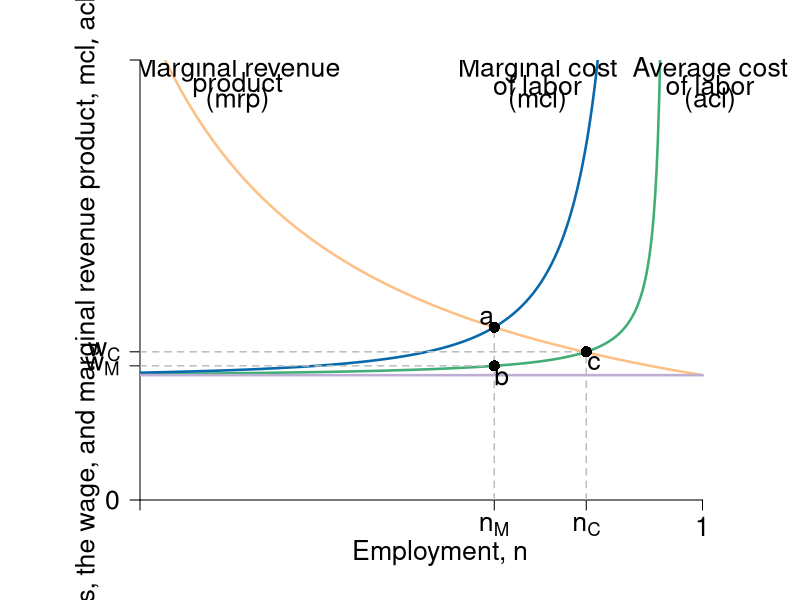
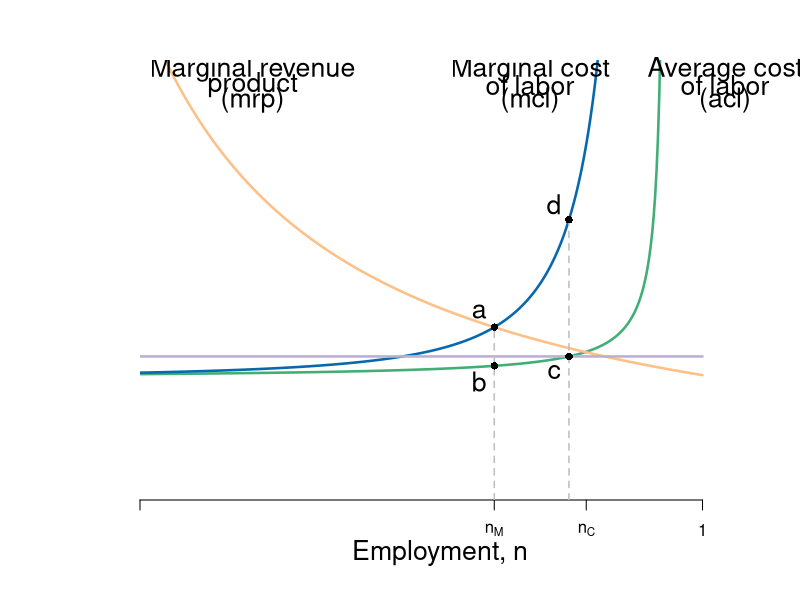
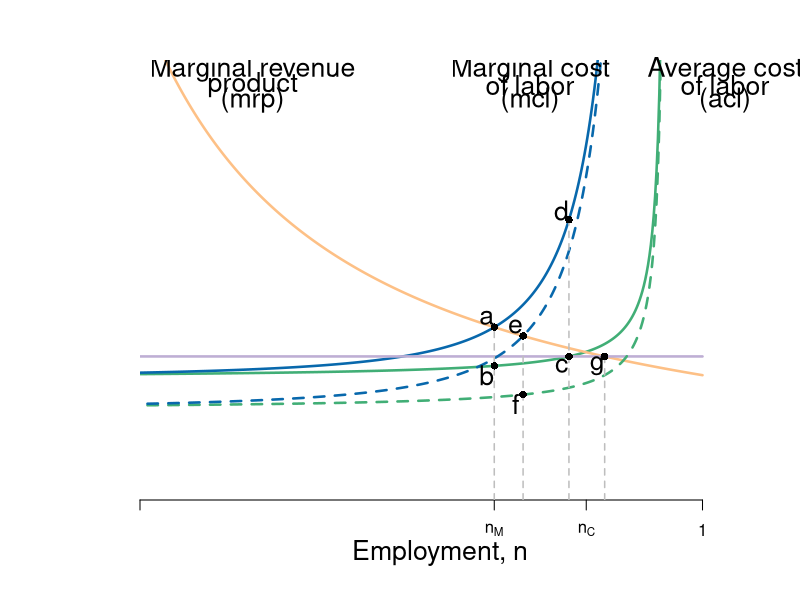

The R script that drew these images, in order:
require(shape, rootSolve)

#define functions
Delta <- function(n,v=0.05){
  1-v*n / (1-n)
}

ACL <- function(n, a = 1, tau = 0.5, v = 0.05, b = 2, s = 0) {
  a / ( tau * Delta(n,v) ) + b - s
}


MCL <- function(n,a=1,tau = 0.5 , v = 0.05, b = 2, s= 0) {
  d_Delta <- function(n,v= 0.05){
    -v/(1-n)^2
  }
  d_ACL <- function(n,a=1,tau = 0.5 , v = 0.05, b = 2, s= 0){
    - a*d_Delta(n,v) / (tau * Delta(n,v)^2)
  }
  ACL(n,a,tau,v,b,s) + n * d_ACL(n, a,tau, v, b, s)
}

MRP<-function(n){
  4/n
}
# solve the level of employment in different setting.
employment <- function(a=1,tau = 0.5 , v = 0.05, b = 2, s = 0, min = FALSE){
  ## return the employment level
  ## The four cases: 
  ## No EITC, no min wage:  employment()
  ## No EITC, min = 4.6: employment(min =  4.6)
  ## EITC, no min wage: employment(s=1)
  ## EITC, min = 4.6: employment(min = 4.6, s = 1)
  nmax <- 1/(1+v)-0.001
  if (min == FALSE){
    n <- uniroot(MRP_eq_MCL(n,a,tau,v,b,s),c(0.0001,nmax))$root
  } else{
    n1 <- uniroot(MRP_eq_min(n, min),c(0.0001,nmax))$root
    n2 <- uniroot(ACL_eq_min(n, a, tau, v, b, s, min),c(0.0001,nmax))$root
    n <- min(n1,n2)
  }
  return(n)
}

MRP_eq_MCL <- function(n,a=1,tau = 0.5 , v = 0.05, b = 2, s = 0){
  equation <- function(n){
    MRP(n) - MCL(n,a,tau,v, b, s)
  }
}
ACL_eq_min <- function(n, a = 1, tau = 0.5, v = 0.05, b = 2, s = 0, min = 4.6){
  equation<-function(n){
    ACL(n,a,tau,v,b,s)-min
  }
}
MRP_eq_min <- function(n,min=4.6){
  equation <- function(n){
    MRP(n) - min
  }
}
Min <- function(n, min = 4.6){
  min*n/n
}

#Set parameters for graphics
axislabelsize <- 1.6
graphlinewidth <- 2.5
segmentlinewidth <- 1.5

COL <- c("#7fc97f", "#beaed4", "#fdc086", "#ffff99", "#386cb0", "#f0027f", "#bf5b17", "#666666")
COLA <- c("#99d8c9","#66c2a4","#41ae76", "#238b45", "#005824")
COLB <- c("#4eb3d3", "#2b8cbe", "#0868ac","#084081")

ylims <- c(0, 14.1)
xlims <- c(0.25, 1.05)
npts <- 501
x <- seq(xlims[1], xlims[2], length.out = npts)
y <- seq(ylims[1], ylims[2], length.out = npts) 
                                     # first plot: competitive vs monopsony
pdf(file = "employment/monopsony_minwage1.pdf", width = 12, height = 10)
par(mar =  c(5, 7, 3, 3))

#Notice the plot starts at x = 0.2 not 0
plot(xlims[1], 0, xlim = xlims, ylim = ylims, type = "n",
     xlab = expression(paste("")),
     ylab = expression(paste("")), 
     xaxt = "n", 
     yaxt = "n", 
     cex.lab = axislabelsize, 
     bty = "n", 
     xaxs="i", 
     yaxs="i"
)

# ticksx <- seq(from = 0, to = xlims[2], by = 0.2)
# xlabels <- seq(from = 0, to = xlims[2], by = 0.2)
# ticksy <- seq(from = 0, to = ylims[2], by = 2)
# ylabels <- seq(from = 0, to = ylims[2], by = 2)

ticksx <- c(xlims[1], employment(), 0.845, 1)
xlabels <- c(NA, expression(paste(n[M])), expression(paste(n[C])), 1)
ticksy <- c(ylims[1], ACL(employment()), ACL(0.845), ylims[2])
ylabels <- c(0, expression(paste(w[M])), expression(paste(w[C])), NA)

axis(1, at = ticksx, pos = 0, labels = xlabels, cex.axis = axislabelsize)
axis(2, at = ticksy, pos = xlims[1], labels = ylabels, las = 1, cex.axis = axislabelsize)

npts <- 500 
xx1 <- seq(0.01, 0.95, length.out = npts)
xx2 <- seq(0, 1, length.out = 600)

#Draw the graphs
lines(xx1, ACL(xx1), col = COLA[3], lwd  = graphlinewidth)
lines(xx1, MCL(xx1), col = COLB[3], lwd = graphlinewidth)
lines(xx2, MRP(xx2), col = COL[3], lwd = graphlinewidth)
lines(xx2, Min(xx2, 4), col = COL[2],lwd = graphlinewidth)
#lines(xx1, Min(xx1), col = COL[6], lwd = graphlinewidth)
# with s=1
## lines(xx1, ACL(xx1, s = 1), col = COLA[3], lwd = graphlinewidth, lty= 3)
## lines(xx1, MCL(xx1, s = 1), col = COLB[1], lwd = graphlinewidth,lty = 3)

#Axis labels
mtext(expression(paste("Employment, ", n)), side = 1, line = 2.5, cex = axislabelsize)
text(0.18, 0.5*ylims[2], expression(paste("Costs, the wage, and marginal revenue product, ", list(mcl, acl, w, mrp) )), xpd = TRUE, cex = axislabelsize, srt = 90) 


#add segments
segments(0, ACL(employment()), employment(), ACL(employment()), lty = 2, col = "gray", lwd = segmentlinewidth)
segments(employment(), 0, employment(), MRP(employment()), lty = 2, col = "gray", lwd = segmentlinewidth)

segments(0, ACL(0.845), 0.845, ACL(0.845), lty = 2, col = "gray", lwd = segmentlinewidth)
segments(0.845, 0, 0.845, ACL(0.845), lty = 2, col = "gray", lwd = segmentlinewidth)

## add points

points(employment(), ACL(employment()), pch = 16, col = "black", cex = 1.5)
points(employment(), MRP(employment()), pch = 16, col = "black", cex = 1.5)
points(0.845, ACL(0.845), pch = 16, col = "black", cex = 1.5)

# label points
text(employment() + 0.01, ACL(employment()) - 0.3 , "b", cex = axislabelsize)
text(employment() - 0.01, MCL(employment()) + 0.3 , "a", cex = axislabelsize)
text(0.845 + 0.01, ACL(0.85) - 0.4, "c", cex = axislabelsize)


# add labels to graphs
#text(1.03, 14.3, "Monopsony", cex = axislabelsize, xpd = TRUE)
text(1.01, 13.8, "Average cost", cex = axislabelsize, xpd = TRUE)
text(1.01, 13.3, "of labor", cex = axislabelsize, xpd = TRUE)
text(1.01, 12.8, "(acl)", cex = axislabelsize, xpd = TRUE)

#text(0.77, 14.3, "Monopsony", cex = axislabelsize, xpd = TRUE)
text(0.78, 13.8, "Marginal cost", cex = axislabelsize)
text(0.78, 13.3, "of labor", cex = axislabelsize)
text(0.78, 12.8, "(mcl)", cex = axislabelsize)

text(0.38, 13.8, "Marginal revenue", cex = axislabelsize)
text(0.38, 13.3, "product", cex = axislabelsize)
text(0.38, 12.8, "(mrp)", cex = axislabelsize)

# text(0.85, 3.7, "Competitive", cex = axislabelsize)
# text(0.85, 3.2, "Marginal cost", cex = axislabelsize)
# text(0.85, 2.7, "of labor", cex = axislabelsize)
# text(0.85, 2.2, expression(paste( (mcl[C]) )), cex = axislabelsize)



dev.off()

# second plot:  monopsony and minwage
pdf(file = "employment/monopsony_minwage2.pdf", width = 12, height = 10)
par(mar =  c(5, 7, 3, 3))

plot(0, 0, xlim = xlims, ylim = ylims, type = "n",
     xlab = expression(paste("")),
     ylab = expression(paste("")), 
     xaxt = "n", 
     yaxt = "n", 
     cex.lab = axislabelsize, 
     bty = "n", 
     xaxs="i", 
     yaxs="i"
)


axis(1, at = ticksx, pos = 0, labels = xlabels)
axis(2, at = ticksy, pos = 0, labels = ylabels, las = 1)

#Draw the graphs
lines(xx1, ACL(xx1), col = COLA[3], lwd  = graphlinewidth)
lines(xx1, MCL(xx1), col = COLB[3], lwd = graphlinewidth)
lines(xx2, MRP(xx2), col = COL[3], lwd = graphlinewidth)
lines(xx2,Min(xx2), col = COL[2],lwd = graphlinewidth)

#Axis labels
mtext(expression(paste("Employment, ", n)), side = 1, line = 2.5, cex = axislabelsize)
text(-0.1, 0.5*ylims[2], expression(paste("Marginal revenue and marginal cost, ", list(mrp, mcl) )), xpd = TRUE, cex = axislabelsize, srt = 90) 


#add segments
segments(employment(), 0, employment(), MRP(employment()), lty = 2, col = "gray", lwd = segmentlinewidth)
segments(employment(min = 4.6), 0, employment(min =  4.6), MCL(employment(min = 4.6)), lty = 2, col = "gray", lwd = segmentlinewidth)

## add points

points(employment(), ACL(employment()), pch = 16, col = "black", cex = 1)
points(employment(), MRP(employment()), pch = 16, col = "black", cex = 1)
points(employment(min=4.6), MCL(employment(min=4.6)), pch = 16, col = "black", cex = 1)
points(employment(min=4.6), Min(employment(min=4.6)), pch = 16, col = "black", cex = 1)

# add labels
text(1.03, 13.8, "Average cost", cex = axislabelsize, xpd = TRUE)
text(1.03, 13.3, "of labor", cex = axislabelsize, xpd = TRUE)
text(1.03, 12.8, "(acl)", cex = axislabelsize, xpd = TRUE)

text(0.77, 13.8, "Marginal cost", cex = axislabelsize)
text(0.77, 13.3, "of labor", cex = axislabelsize)
text(0.77, 12.8, "(mcl)", cex = axislabelsize)

text(0.4, 13.8, "Marginal revenue", cex = axislabelsize)
text(0.4, 13.3, "product", cex = axislabelsize)
text(0.4, 12.8, "(mrp)", cex = axislabelsize)

text(employment()-0.02,ACL(employment())-0.5 , "b", cex = axislabelsize)
text(employment()-0.02,MCL(employment())+0.5 , "a", cex = axislabelsize)
text(employment(min = 4.6)-0.02,ACL(employment(min = 4.6))-0.5 , "c", cex = axislabelsize)
text(employment(min = 4.6)-0.02,MCL(employment(min =  4.6))+0.5 , "d", cex = axislabelsize)

dev.off()
                                        # third plot:  monopsony, minwage and EITC
pdf(file = "employment/monopsony_minwage3.pdf", width = 15, height = 12)
par(mar =  c(5, 7, 3, 3))

plot(0, 0, xlim = xlims, ylim = ylims, type = "n",
     xlab = expression(paste("")),
     ylab = expression(paste("")), 
     xaxt = "n", 
     yaxt = "n", 
     cex.lab = axislabelsize, 
     bty = "n", 
     xaxs="i", 
     yaxs="i"
)


axis(1, at = ticksx, pos = 0, labels = xlabels)
axis(2, at = ticksy, pos = 0, labels = ylabels, las = 1)

#Draw the graphs
lines(xx1, ACL(xx1), col = COLA[3], lwd  = graphlinewidth)
lines(xx1, MCL(xx1), col = COLB[3], lwd = graphlinewidth)
lines(xx2, MRP(xx2), col = COL[3], lwd = graphlinewidth)
lines(xx2,Min(xx2), col = COL[2],lwd = graphlinewidth)
# with s=1
lines(xx1, ACL(xx1, s = 1), col = COLA[3], lwd = graphlinewidth, lty= 2)
lines(xx1, MCL(xx1, s = 1), col = COLB[3], lwd = graphlinewidth,lty = 2)

#Axis labels
mtext(expression(paste("Employment, ", n)), side = 1, line = 2.5, cex = axislabelsize)
text(-0.1, 0.5*ylims[2], expression(paste("Marginal cost, average cost, and marginal revenue product, ", list(mcl, acl, mrp) )), xpd = TRUE, cex = axislabelsize, srt = 90) 


#add segments
segments(employment(), 0, employment(), MRP(employment()), lty = 2, col = "gray", lwd = segmentlinewidth)
segments(employment(min = 4.6), 0, employment(min =  4.6), MCL(employment(min = 4.6)), lty = 2, col = "gray", lwd = segmentlinewidth)
segments(employment(min = 4.6, s=1), 0, employment(min =  4.6, s=1), MRP(employment(min = 4.6, s= 1)), lty = 2, col = "gray", lwd = segmentlinewidth)
segments(employment(s=1), 0, employment(s=1), MRP(employment(s= 1)), lty = 2, col = "gray", lwd = segmentlinewidth)
## add points

points(employment(), ACL(employment()), pch = 16, col = "black", cex = 1)
points(employment(), MRP(employment()), pch = 16, col = "black", cex = 1)
points(employment(min=4.6), MCL(employment(min=4.6)), pch = 16, col = "black", cex = 1)
points(employment(min=4.6), Min(employment(min=4.6)), pch = 16, col = "black", cex = 1)
#with s=1
points(employment(s=1), ACL(s=1,employment(s=1)), pch = 16, col = "black", cex = 1)
points(employment(s=1), MRP(employment(s=1)), pch = 16, col = "black", cex = 1)
points(employment(min=4.6,s=1), MCL(s=1,employment(min=4.6,s=1)), pch = 16, col = "black", cex = 1)
points(employment(min=4.6,s=1), Min(employment(min=4.6,s=1)), pch = 16, col = "black", cex = 1)

# add labels
text(1.03, 13.8, "Average cost", cex = axislabelsize, xpd = TRUE)
text(1.03, 13.3, "of labor", cex = axislabelsize, xpd = TRUE)
text(1.03, 12.8, "(acl)", cex = axislabelsize, xpd = TRUE)

text(0.77, 13.8, "Marginal cost", cex = axislabelsize)
text(0.77, 13.3, "of labor", cex = axislabelsize)
text(0.77, 12.8, "(mcl)", cex = axislabelsize)

text(0.4, 13.8, "Marginal revenue", cex = axislabelsize)
text(0.4, 13.3, "product", cex = axislabelsize)
text(0.4, 12.8, "(mrp)", cex = axislabelsize)

text(employment()-0.01,ACL(employment())-0.3 , "b", cex = axislabelsize)
text(employment()-0.01,MCL(employment())+0.3 , "a", cex = axislabelsize)
text(employment(min = 4.6)-0.01,ACL(employment(min = 4.6))-0.3 , "c", cex = axislabelsize)
text(employment(min = 4.6)-0.01,MCL(employment(min =  4.6))+0.3 , "d", cex = axislabelsize)
text(employment(s=1)-0.01,ACL(s=1,employment(s=1))-0.3 , "f", cex = axislabelsize)
text(employment(s=1)-0.01,MCL(employment(s=1),s=1)+0.3 , "e", cex = axislabelsize)
text(employment(s=1, min = 4.6)-0.01,4.6-0.3 , "g", cex = axislabelsize)
dev.off()
